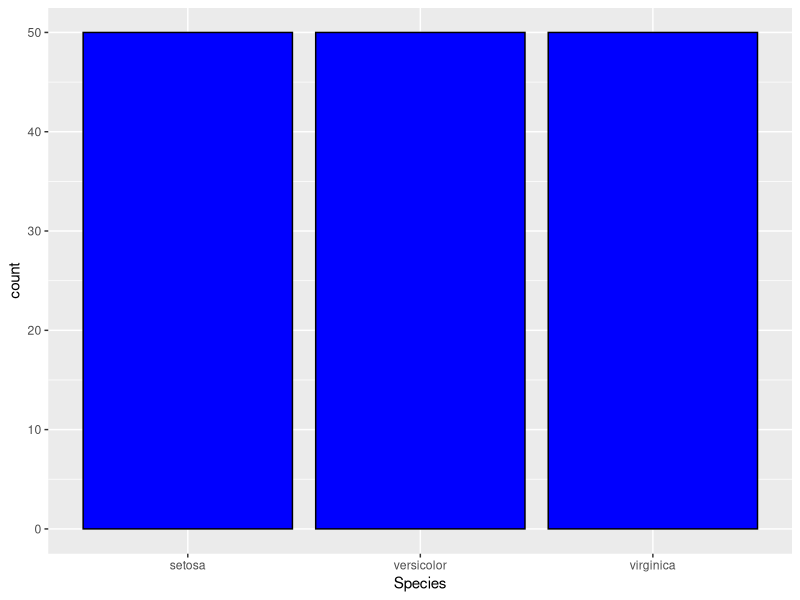
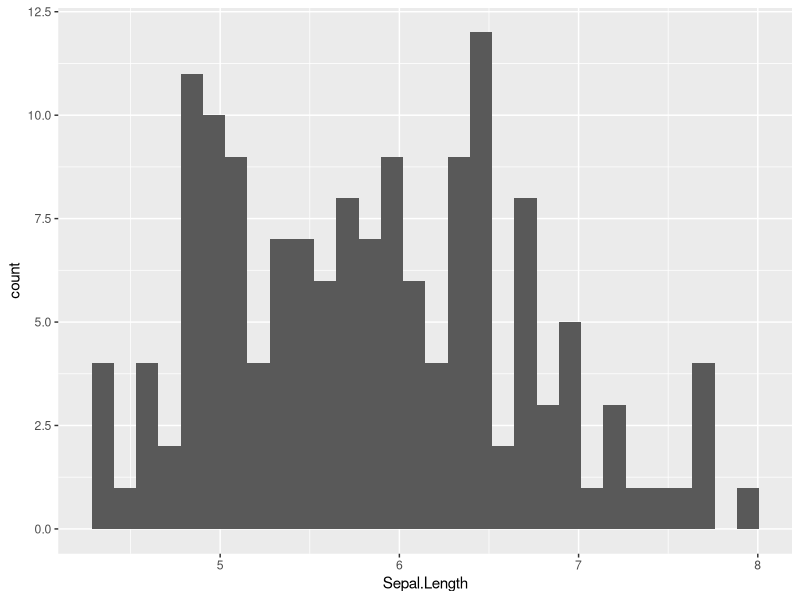
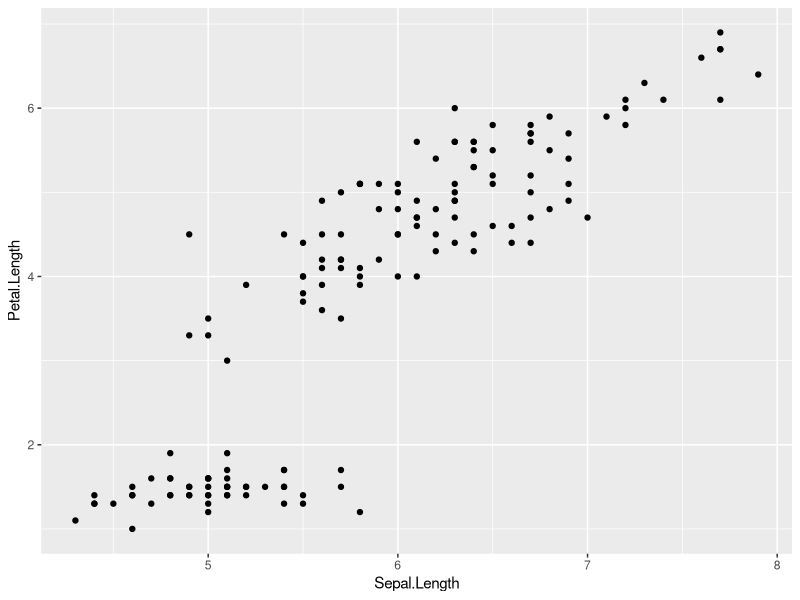
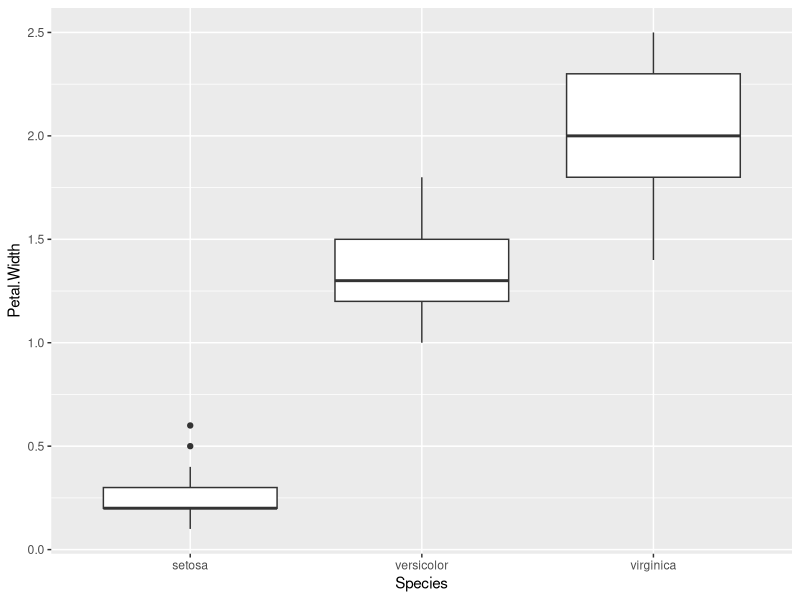
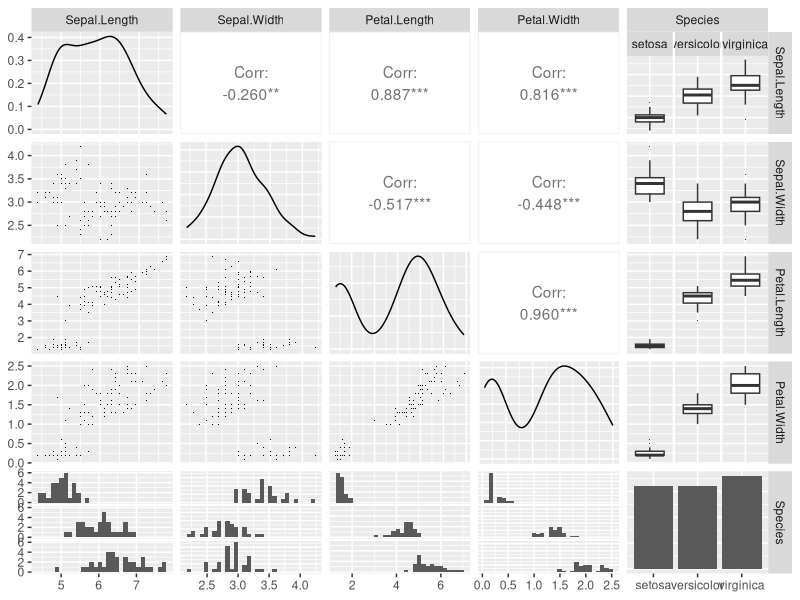

The R script that drew these images, in order:
## ---- chunk 1
library(ggplot2)
library(GGally)
library(scales)
library(memisc)
iris
## ---- chunk 2
ggplot(data=iris, aes(x=Species)) +
  geom_bar(fill="blue", colour="black")
## ---- chunk 3
ggplot(data=iris, aes(x=Sepal.Length)) + geom_histogram()
## ---- chunk 4
ggplot(data=iris, aes(x=Sepal.Length, y=Petal.Length)) +
  geom_point()
## ---- chunk 5
ggplot(data=iris, aes(x=Species, y=Petal.Width)) +
  geom_boxplot()
## ---- chunk 6
iris_samp <- iris[sample(1:length(iris$Species), 100), ]
ggpairs(iris_samp,lower= list(continuous = wrap("points", shape = I('.'))),
        upper = list(combo = wrap("box", outlier.shape = I('.'))))
